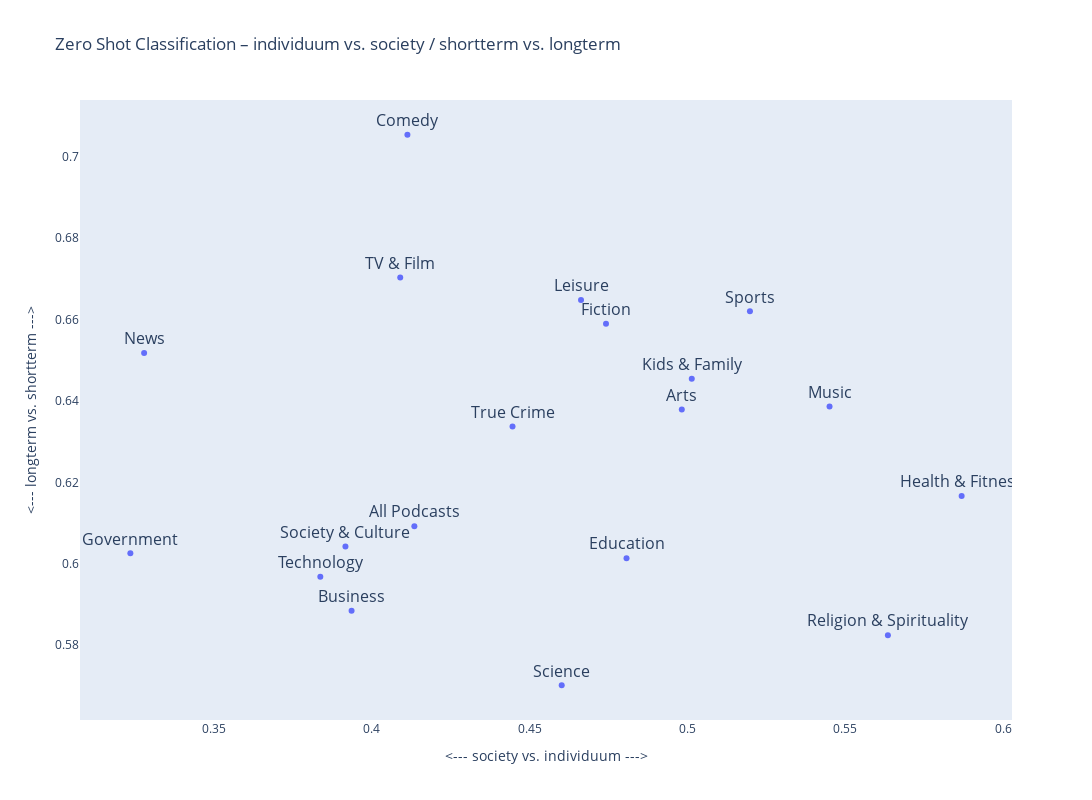

This figure's notebook cell:
### Markdown cell above
It's interesting to see that even more creative and abstract labels like individual/society, shortterm/longterm, pleasure/restraint or personal/general work surprisingly well.

### Code cell
create_graph("individuum_society", "shortterm_longterm")

### Figure 1 — Plotly figure (JSON) as saved in the notebook; plotly's stock layout.template omitted (floating-point values rounded to 4 significant figures)
{"data": [{"hovertemplate": "<--- society vs. individuum --->=%{x}<br><--- longterm vs. shortterm --->=%{y}<br>chartable_genre=%{text}<extra></extra>", "legendgroup": "", "marker": {"color": "#636efa", "symbol": "circle"}, "mode": "markers+text", "name": "", "orientation": "v", "showlegend": false, "text": ["All Podcasts", "Arts", "Business", "Comedy", "Education", "Fiction", "Government", "Health & Fitness", "Kids & Family", "Leisure", "Music", "News", "Religion & Spirituality", "Science", "Society & Culture", "Sports", "TV & Film", "Technology", "True Crime"], "textfont": {"size": 16}, "textposition": "top center", "type": "scatter", "x": [0.4135, 0.4982, 0.3936, 0.4113, 0.4807, 0.4742, 0.3236, 0.5868, 0.5014, 0.4663, 0.545, 0.328, 0.5634, 0.4602, 0.3917, 0.5198, 0.409, 0.3838, 0.4446], "xaxis": "x", "y": [0.6092, 0.6379, 0.5885, 0.7054, 0.6014, 0.659, 0.6026, 0.6166, 0.6455, 0.6648, 0.6386, 0.6517, 0.5825, 0.5702, 0.6042, 0.662, 0.6703, 0.5968, 0.6337], "yaxis": "y"}], "layout": {"height": 800, "legend": {"tracegroupgap": 0}, "title": {"text": "Zero Shot Classification – individuum vs. society / shortterm vs. longterm"}, "width": 1200, "xaxis": {"anchor": "y", "autorange": true, "domain": [0, 1], "range": [0.3078, 0.6026], "showgrid": false, "title": {"text": "<--- society vs. individuum --->"}, "type": "linear"}, "yaxis": {"anchor": "x", "autorange": true, "domain": [0, 1], "range": [0.5616, 0.7139], "showgrid": false, "title": {"text": "<--- longterm vs. shortterm --->"}, "type": "linear"}}}
